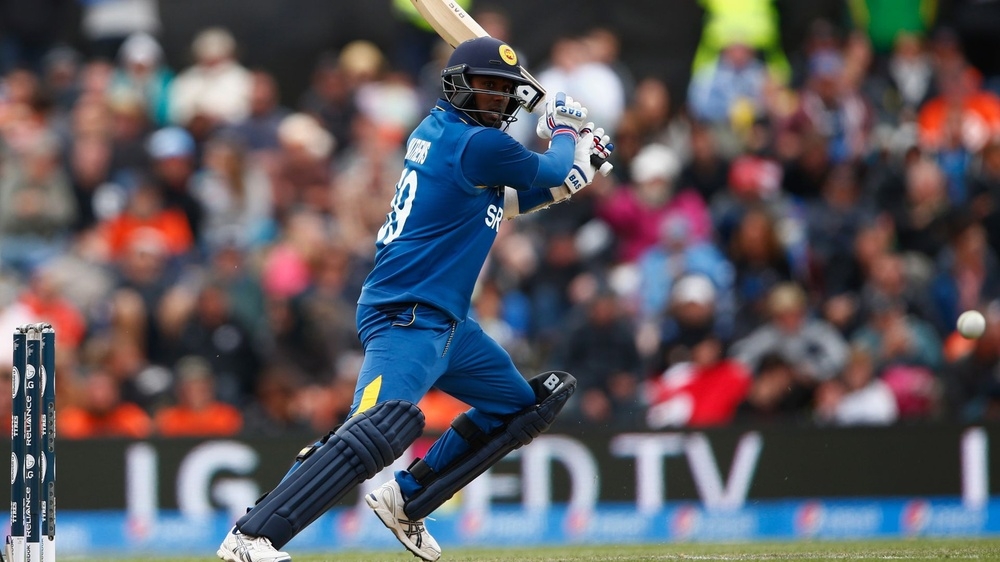
#> input picture Project/mathews.jpg, 1000 x 562 px, shrunk from 1920 x 1080 before the run
$ jupyter execute Project.ipynb
#> lines starting #> are read from the running program, lines starting #| are printed output that depends on the picture; after the words box and inside, x2 and y2 are one past the last pixel; in counts of white or black regions, pixels touching at a corner belong together
[cell 1]
import numpy as np;
import cv2;
import matplotlib.pyplot as plt;

# Load Image

[cell 2]
def read_file(imageName):
#> called with imageName = 'mathews.jpg'
    img=cv2.imread(imageName)
#> img is the input picture: shape (562, 1000, 3); mean B, G, R 94.7, 88.9, 93.4
    img=cv2.cvtColor(img,cv2.COLOR_BGR2RGB)
    plt.imshow(img)
    plt.show()
    return img

[cell 3]
imgName="mathews.jpg"
img=read_file(imgName)

orginal_img= np.copy(img)

# Create edge mask

[cell 4]
def edge_mask(img, line_size, blur_value):
#> called with line_size = 9, blur_value = 5
    gray=cv2.cvtColor(img,cv2.COLOR_RGB2GRAY)
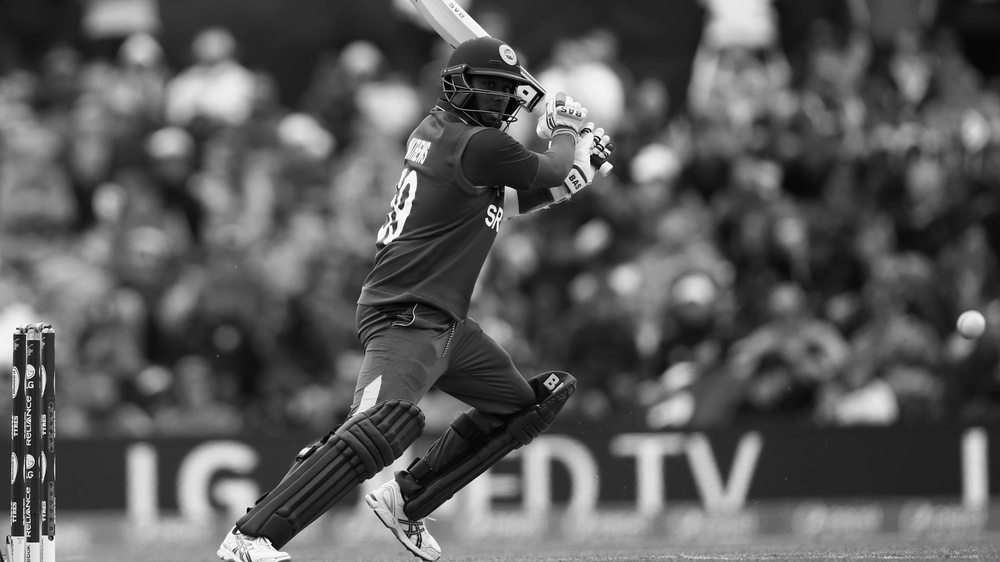
#> gray: shape (562, 1000); min 0, max 255, mean 90.9
    gray_blur=cv2.medianBlur(gray,blur_value)

    edges=cv2.adaptiveThreshold(gray_blur,255,cv2.ADAPTIVE_THRESH_MEAN_C,cv2.THRESH_BINARY,line_size,blur_value)
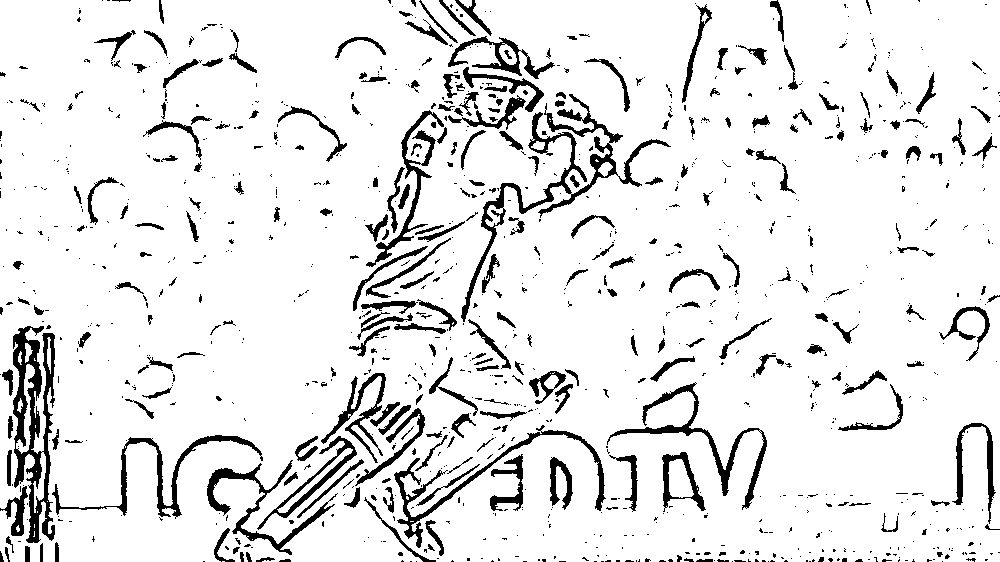
#> edges: shape (562, 1000); 90.4% white; 1088 black regions (811 under 20 px), largest, box (x1, y1, x2, y2) and area: (13, 326, 55, 543) 4238, (461, 94, 671, 322) 3995, (394, 425, 606, 548) 2096
    return edges

[cell 5]
line_size, blur_value= 9,5
edges=edge_mask(img, line_size, blur_value)
plt.imshow(edges,cmap="gray")
plt.show()

# Reduce color palette

[cell 6]
def color_quantization(img,k):
    #Transform the image
#> called with k = 9
    data=np.float32(img).reshape((-1,3))

    #Determine criteria
    criteria=(cv2.TermCriteria_EPS+ cv2.TermCriteria_MAX_ITER,20 ,0.001)

    #Implementating K-Means
    ret , label , center = cv2.kmeans(data, k, None, criteria, 10, cv2.KMEANS_RANDOM_CENTERS)
#> ret = 588811511.1; center = [[148.4, 165.8, 186.5], [206.7, 66.49, 58.99], [9.48, 61.54, 109.3], [34.43, 36.18, 39.15], [49.15, 122.7, 181], [119.7, 86.37, 81.17], [72.26, 63.73, 66.85], [149.6, 132.2, 121.1], [211, 211.2, 211.4]]
    center = np.uint8(center)
#> center = [[148, 165, 186], [206, 66, 58], [9, 61, 109], [34, 36, 39], [49, 122, 180], [119, 86, 81], [72, 63, 66], [149, 132, 121], [210, 211, 211]]

    result = center[label.flatten()]
    result = result.reshape(img.shape)
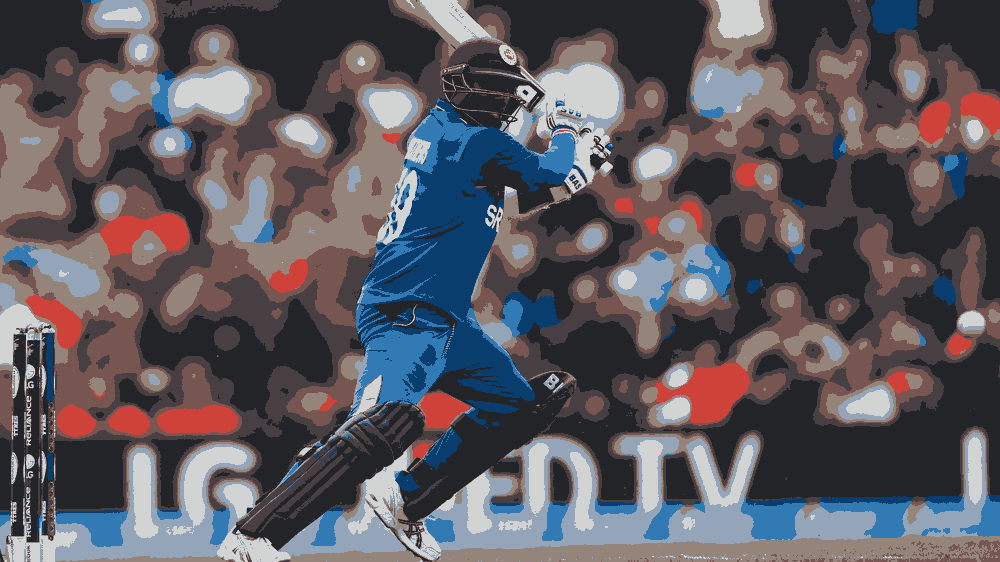
#> result: shape (562, 1000, 3); mean R, G, B 92.9, 88.5, 94.4

    return result

[cell 7]
img = color_quantization(img,k=9)

#reduce the noice
blur1 = cv2.bilateralFilter(img,10,200,200)
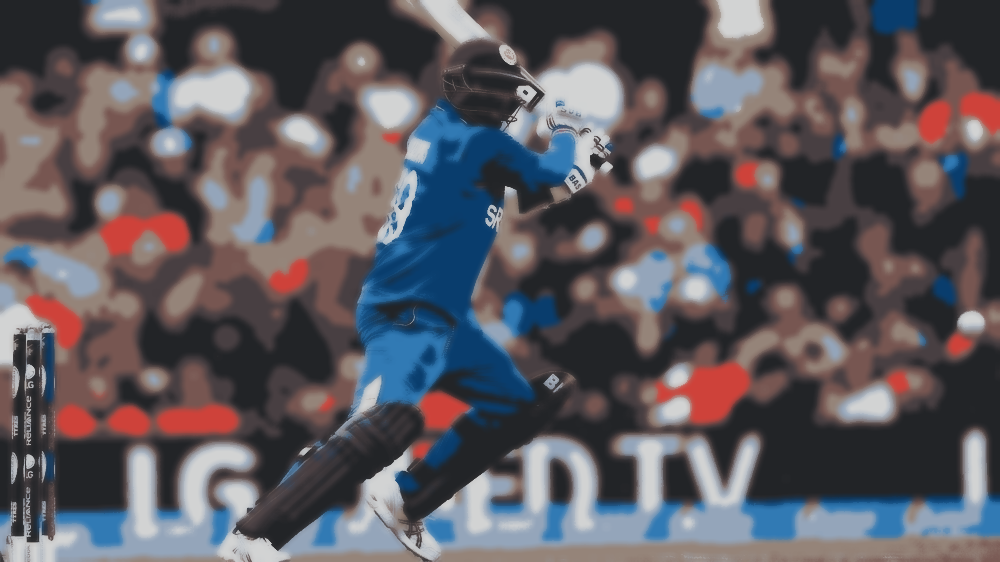
#> blur1: shape (562, 1000, 3); mean R, G, B 92.8, 88.5, 94.3


plt.imshow(blur1)
plt.show()

# combine edge mask and quantize image

[cell 8]
def cartoon():
    final_img = cv2.bitwise_and(blur1, blur1, mask=edges)
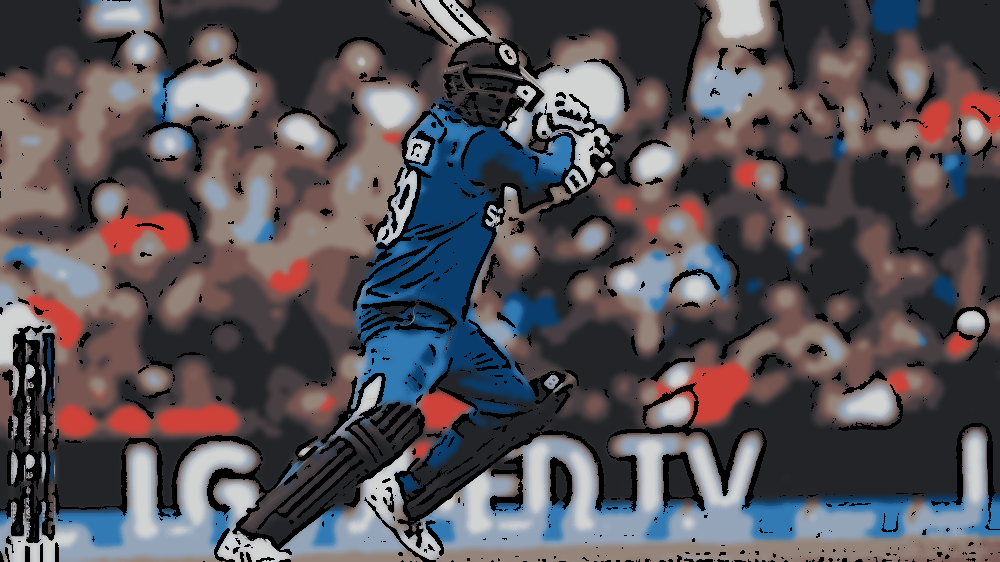
#> final_img: shape (562, 1000, 3); mean R, G, B 86.1, 81.5, 86.5

    plt.imshow(orginal_img)
    plt.show()


    plt.imshow(final_img)
    plt.show()
